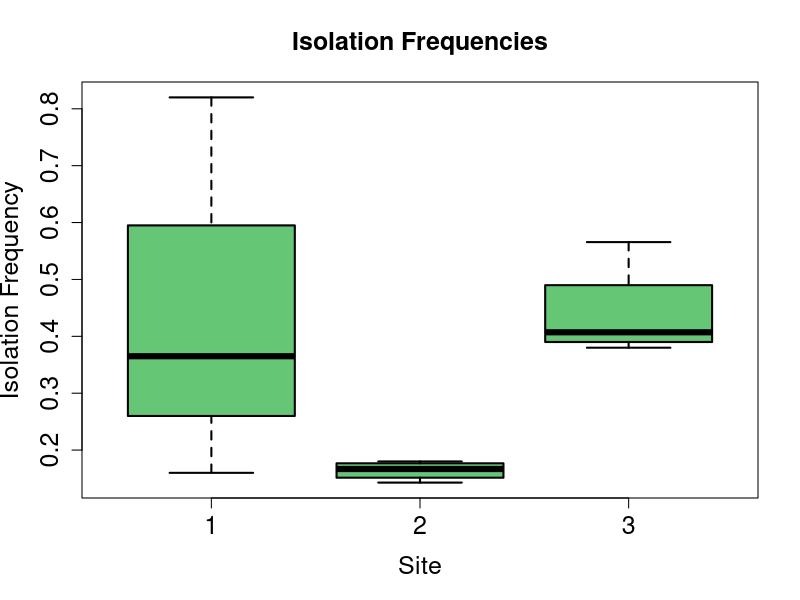

Write R code to recreate this figure.
# script to analyze preliminary isolation data for m. excelsa in San Francisco
# Emma Gibson, egibson@dons.usfca.edu, 4/20/17

isolation_data <- read.csv("data/metrosideros_preliminary_data_R.csv")

isolation_data$fraction_grew <- isolation_data$tubes_grew / isolation_data$tubes_total

pdf("isolation_freq_plot_1.pdf")
boxplot(fraction_grew ~ site,
        data = isolation_data, 
        main = "Isolation Frequencies",
        xlab = "Site",
        ylab = "Isolation Frequency",
        lwd = 2,
        col = "#65c675",
        cex.main = 1.5,
        cex.lab = 1.5,
        cex.axis = 1.5)

#png("isolation_freq_plot_1.png", width = 1600, height = 2400, units = "px")
#par(cex.lab = 8)
#par(cex.axis = 6)
#par(mai=c(4,4,5.1,1))
#par(mgp = c(5, 1, 0))
#par(omi=c(2.5,3,5.1,1))
#boxplot(fraction_grew ~ site,
#        data = isolation_data, 
#        main = "Isolation Frequencies",
#        xlab = NA,
#        ylab = NA,
#        xaxt = 'n',
#        yaxt = 'n',
#        lwd = 8,
#        col = "#65c675",
#        cex.main = 8,
#        cex.lab = 6,
#        cex.axis = 6)
#title(ylab = "Fraction of Tubes with Growth", cex.lab = 6,
#      line =10)

#box(lwd=5)


#title(xlab = "Site", cex.lab = 6, line = 10)

#axis(side = 1,at = c(1,2,3), tcl = -0.5, lwd.ticks = 6)
#axis(side = 1, at = c(1,2,3), tcl = -0.5, lwd = 0, lwd.ticks = 0, line = 3.5)
#axis(side = 1, at = c(1,2,3), tcl = -0.5, lwd = 0, lwd.ticks = 7, labels = NA)

# y axis
#title(ylab = "Isolation Frequency", cex.lab = 6, line = 10)
#axis(side = 2, at = seq(0.2, 0.8, 0.1), tcl = -0.5, lwd.ticks = 7, labels = NA)
#axis(side = 2, at = seq(0.2, 0.8, 0.1), tcl = -0.5, lwd = 0, lwd.ticks = 0, line = 2)
dev.off()

kruskal.test(fraction_grew ~ site,
        data = isolation_data)
